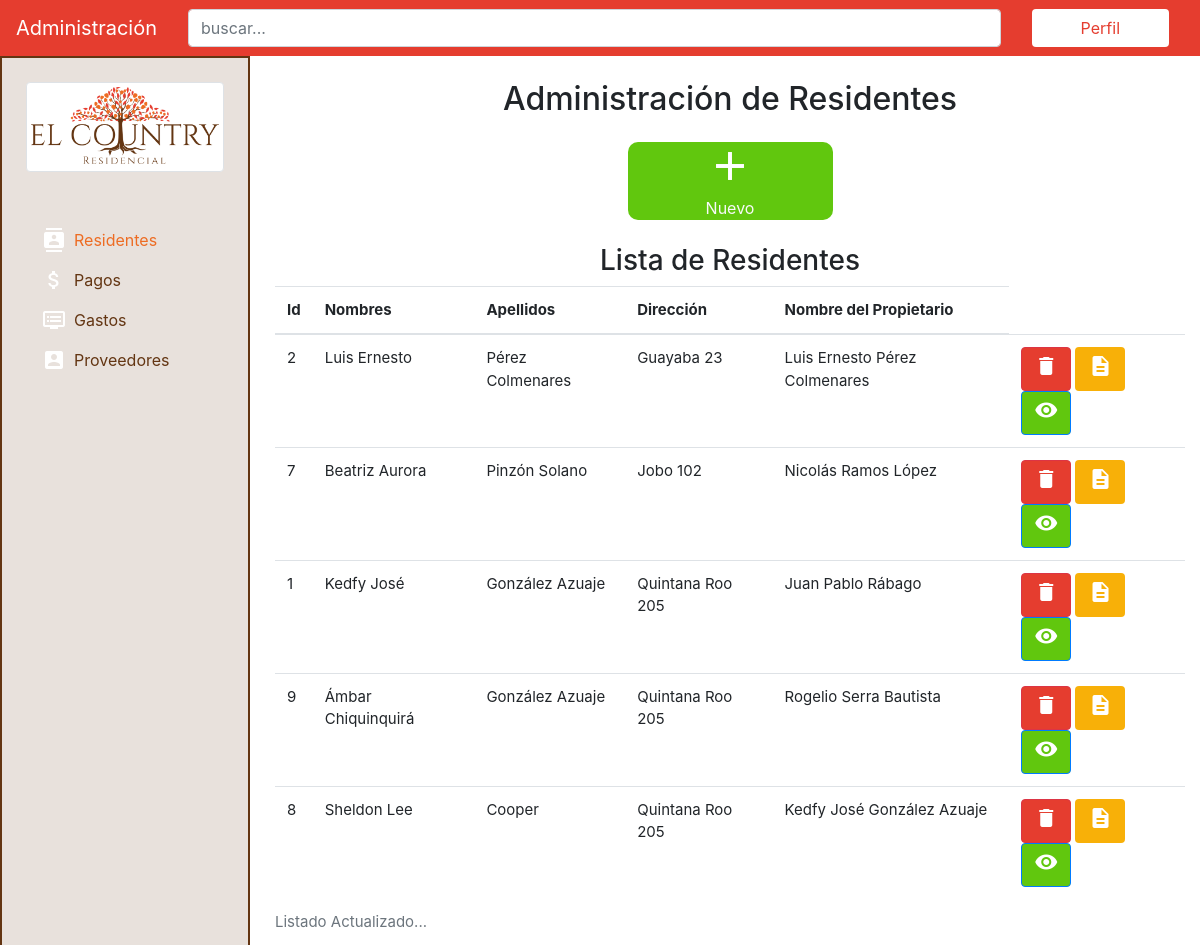
/residents/ (signed in), run on the app's committed database.
### residents/models.py (models this page shows, shortened)
class Residents(models.Model):
    name = models.CharField(max_length=50, verbose_name="nombre")
    lastname = models.CharField(max_length=50, verbose_name="apellido")
    address = models.CharField(max_length=100, verbose_name="dirección")
    phone_number = models.CharField(max_length=10, verbose_name="número telefónico", blank=True)
    email = models.EmailField(verbose_name="correo electrónico")
    type_of_property = models.CharField(max_length=50, verbose_name="tipo de inmueble")
    owner_name = models.CharField(max_length=100, verbose_name="nombre del propietario")
    owner_phone_number = models.CharField(max_length=10, verbose_name="número telefónico del propietario", blank=True)
    class Meta:
        verbose_name = "Residente"
        verbose_name_plural = "Residentes"
        ordering = ['-lastname']

### residents/views.py (the view)
# urls.py: path('', ResidentsListView.as_view(), name='residents'),
class ResidentsListView(ListView):
    model = Residents

### residents/templates/residents/residents_list.html
{% extends 'core/base.html' %}{%block title%}Residentes{% endblock %} {% block content%}
<main class="pt-4">
    <div class="container">
        <h2 class="text-center mb-4">Administración de Residentes</h2>
        <div class="row text-center panel justify-content-center align-middle">
            <div class="col-lg-3 col-md-6 col-12">
                <div class="boton bg-success d-flex align-items-center justify-content-center">
                    <a href="{% url 'residents:create' %}" class="text-light">
                        <i class="material-icons">add</i>
                        <p class="m-0">Nuevo</p>
                    </a>
                </div>
            </div>
        </div>
        <h3 class="text-center mt-4">Lista de Residentes</h3>
        <table class="table">
            <caption>Listado Actualizado...</caption>
            <thead>
                <tr>
                    <th scope="col">Id</th>
                    <th scope="col">Nombres</th>
                    <th scope="col">Apellidos</th>
                    <th scope="col">Dirección</th>
                    <th scope="col">Nombre del Propietario</th>
                </tr>
            </thead>
            <tbody>
                {% if residents_list %} {% for resident in residents_list %}
                <tr>
                    <td>{{ resident.id }}</td>
                    <td>{{ resident.name}}</td>
                    <td>{{ resident.lastname }}</td>
                    <td>{{ resident.address}}</td>
                    <td>{{ resident.owner_name }}</td>
                    <td>
                        {% if request.user.is_staff %}
                        <a data-toggle="tooltip" data-placement="top" title="Eliminar Residente" href="{% url 'residents:delete' resident.id %}" class="btn btn-danger"><i class="material-icons">delete</i></a>
                        <a data-toggle="tooltip" data-placement="top" title="Editar Residente" href="{% url 'residents:update' resident.id %}" class="btn btn-edit"><i class="material-icons">description</i></a>
                        <a data-toggle="tooltip" data-placement="top" title="Ver Residente" href="{% url 'residents:resident' resident.id %}" class="btn btn-primary"><i class="material-icons">visibility</i></a> {% endif %}
                    </td>
                </tr>
                {% endfor %} {% else %}
                <p>No hay residentes registrados</p>
                {% endif %}
            </tbody>
        </table>
    </div>
</main>
{% endblock %}

### core/static/core/css/styles.css (style rules this page uses)
:root { --primero: #8bc34a; --segundo: #03a9f4; --tercero: #ab47bc; --cuarto: #ffb300; --gris: #ecf0f5; --azul: #25476a; }
html { height: 100%; }
body { min-height: 100%; }
.bg-success, .btn-success { background-color: #61c70e!important; }
.btn-primary, .bg-primary { background-color: #61c70e!important; }
.btn-edit { background-color: #f8b008!important; }
main { margin-left: 260px; position: relative; left: 0; min-height: 100%; }
.boton { min-height: 40px; border-radius: 10px; ; }
.boton i { font-size: 3rem; }
.table { font-size: 15px; }
.material-icons { color: white; }
.btn-danger { background-color: #e53d2f!important; }

### data on the page
Residents: id "2", name "Luis Ernesto", lastname "Pérez Colmenares", address "Guayaba 23", owner_name "Luis Ernesto Pérez Colmenares"
Residents: id "7", name "Beatriz Aurora", lastname "Pinzón Solano", address "Jobo 102", owner_name "Nicolás Ramos López"
Residents: id "1", name "Kedfy José", lastname "González Azuaje", address "Quintana Roo 205", owner_name "Juan Pablo Rábago"
Residents: id "9", name "Ámbar Chiquinquirá", lastname "González Azuaje", address "Quintana Roo 205", owner_name "Rogelio Serra Bautista"
Residents: id "8", name "Sheldon Lee", lastname "Cooper", address "Quintana Roo 205", owner_name "Kedfy José González Azuaje"
